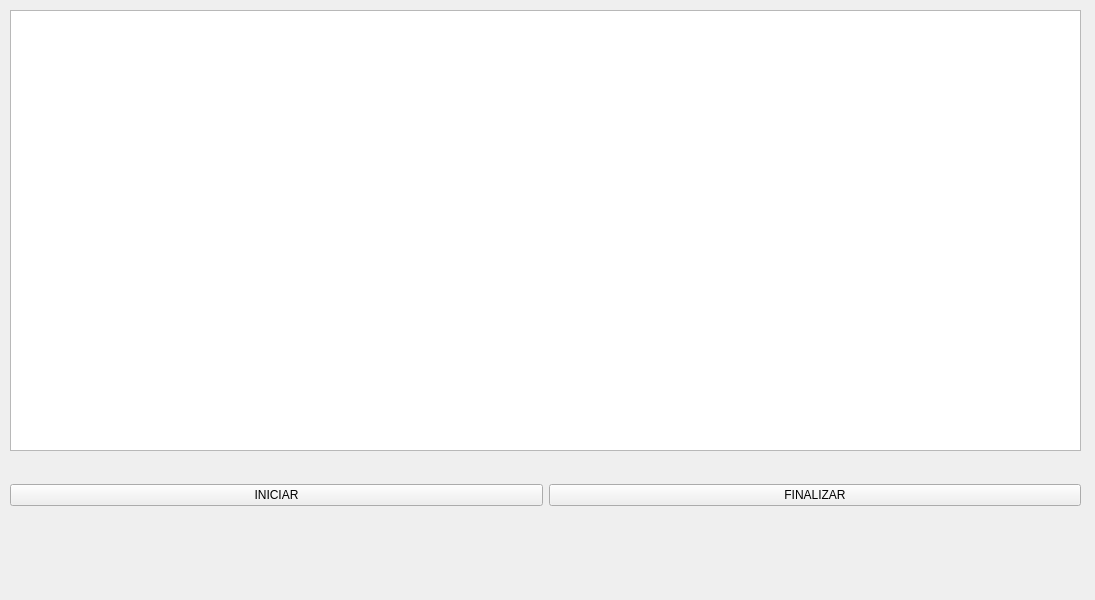
<?xml version="1.0" encoding="UTF-8"?>
<ui version="4.0">
 <class>mainWidget</class>
 <widget class="QWidget" name="mainWidget">
  <property name="geometry">
   <rect>
    <x>0</x>
    <y>0</y>
    <width>1095</width>
    <height>600</height>
   </rect>
  </property>
  <property name="windowTitle">
   <string>mainWidget</string>
  </property>
  <widget class="QWidget" name="layoutWidget">
   <property name="geometry">
    <rect>
     <x>10</x>
     <y>450</y>
     <width>1071</width>
     <height>91</height>
    </rect>
   </property>
   <layout class="QHBoxLayout" name="horizontalLayout">
    <item>
     <widget class="QPushButton" name="Iniciar">
      <property name="text">
       <string>INICIAR</string>
      </property>
     </widget>
    </item>
    <item>
     <widget class="QPushButton" name="Finalizar">
      <property name="text">
       <string>FINALIZAR</string>
      </property>
     </widget>
    </item>
   </layout>
  </widget>
  <widget class="QPlainTextEdit" name="plainTextEdit">
   <property name="geometry">
    <rect>
     <x>10</x>
     <y>10</y>
     <width>1071</width>
     <height>441</height>
    </rect>
   </property>
  </widget>
 </widget>
 <resources/>
 <connections/>
</ui>
